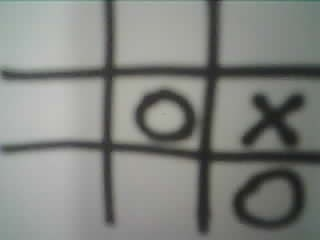
#> input picture latest.jpg, 320 x 240 px; its folder holds only this picture in this run
$ python -i detect.py   (imports and definitions only)
#> lines starting #> are read from the running program, lines starting #| are printed output that depends on the picture; after the words box and inside, x2 and y2 are one past the last pixel; in counts of white or black regions, pixels touching at a corner belong together
from flask import Flask, request, jsonify
import numpy as np
import cv2
import os

# [1 line not run here, left out]

# -------------------- App state --------------------
current_move   = None   # int 1-9, or None when no move is pending
previous_board = None   # last accepted [[row],[row],[row]] for move validation
reset_pending  = False  # True after /reset until motor polls /get-move
motor_ready    = False  # True after motor posts /ready


# -------------------- Vision helpers --------------------

def _cluster_positions(vals, gap=20):
    """Cluster raw pixel positions and return (centroid, vote_count) pairs
    sorted by vote count descending so callers can take the top-N."""
    if not vals:
        return []
    vals = sorted(vals)
    groups = [[vals[0]]]
    for v in vals[1:]:
        if abs(v - groups[-1][-1]) <= gap:
            groups[-1].append(v)
        else:
            groups.append([v])
    # Return (centroid, votes) sorted by votes desc so top-2 = strongest lines
    scored = sorted(
        [(int(sum(g) / len(g)), len(g)) for g in groups],
        key=lambda x: -x[1]
    )
    return scored


def _top2(clusters):
    """Return the 2 highest-vote cluster centroids, sorted by position."""
    top = [pos for pos, _ in clusters[:2]]
    return sorted(top)


# [29 lines left out: function _hough_detect_lines, not called in this run]


def _extract_grid_lines(gray):
    """Detect the 2 vertical and 2 horizontal grid lines.
    Uses adaptive thresholding + morphological projection as the primary method,
    with Hough lines as a fallback for blurry or slightly tilted images.
    Always picks the 2 strongest (highest-vote) lines per axis."""
    h, w = gray.shape

    # Adaptive thresholding is more robust than global Otsu when a dark object
    # (e.g. the machine arm) skews the intensity histogram.
    binary_inv = cv2.adaptiveThreshold(
        gray, 255, cv2.ADAPTIVE_THRESH_GAUSSIAN_C,
        cv2.THRESH_BINARY_INV, 21, 8
    )

    horiz_kernel = cv2.getStructuringElement(cv2.MORPH_RECT, (max(15, w // 8), 1))
    vert_kernel  = cv2.getStructuringElement(cv2.MORPH_RECT, (1, max(15, h // 8)))

    horiz = cv2.morphologyEx(binary_inv, cv2.MORPH_OPEN, horiz_kernel)
    vert  = cv2.morphologyEx(binary_inv, cv2.MORPH_OPEN, vert_kernel)

    horiz_sum = np.sum(horiz > 0, axis=1)
    vert_sum  = np.sum(vert  > 0, axis=0)

    thresh       = 0.25
    y_candidates = np.where(horiz_sum > thresh * horiz_sum.max())[0].tolist() if horiz_sum.max() > 0 else []
    x_candidates = np.where(vert_sum  > thresh * vert_sum.max())[0].tolist()  if vert_sum.max()  > 0 else []

    # Take the 2 strongest clusters per axis
    xs = _top2(_cluster_positions(x_candidates, gap=max(8, w // 40)))
    ys = _top2(_cluster_positions(y_candidates, gap=max(8, h // 40)))

    # Hough fallback: kick in for whichever axis came up short
    if len(xs) < 2 or len(ys) < 2:
        hx, hy = _hough_detect_lines(gray)
        if len(xs) < 2 and len(hx) >= 2:
            print("  [lines] using Hough for X axis")
            xs = hx
        if len(ys) < 2 and len(hy) >= 2:
            print("  [lines] using Hough for Y axis")
            ys = hy

    return xs, ys, horiz, vert


def _pick_two_inner_lines(lines, limit):
    if len(lines) < 2:
        return None
    if len(lines) == 2:
        return sorted(lines)

    best       = None
    best_score = float("inf")

    for i in range(len(lines) - 1):
        for j in range(i + 1, len(lines)):
            a, b = sorted((lines[i], lines[j]))
            dist = b - a
            if dist <= 0:
                continue
            mid           = (a + b) / 2
            center_score  = abs(mid - limit / 2)
            spacing_score = 0 if dist > limit * 0.12 else 1e6
            score         = center_score + spacing_score
            if score < best_score:
                best_score = score
                best       = [a, b]

    return best


def _infer_boundaries_from_inner_lines(inner_lines, limit):
    if inner_lines is None or len(inner_lines) != 2:
        return None
    a, b  = sorted(inner_lines)
    cell  = b - a
    left  = max(0,         int(round(a - cell)))
    right = min(limit - 1, int(round(b + cell)))
    return [left, a, b, right]


def _classify_cell(cell_bgr, gray_path=None):
    gray = cv2.cvtColor(cell_bgr, cv2.COLOR_BGR2GRAY)
    blur = gray


    if gray_path:
        cv2.imwrite(gray_path, blur)

    print(blur.min())
    print(blur.max())

    # Reject blank cells before Otsu — Otsu on a uniform image produces ~50% noise.
    # Count pixels meaningfully darker than the background (ink on paper).
    background = np.percentile(blur, 40)   # bright background level
    print(background)

    dark_ratio  = np.sum(blur < background - 18) / blur.size
    print(f"    std={blur.std():.1f}  dark_ratio={dark_ratio:.3f}")
    if dark_ratio < 0.04:   # less than 4% real dark pixels → blank
        return "."

    _, th = cv2.threshold(blur, 0, 255, cv2.THRESH_BINARY_INV + cv2.THRESH_OTSU)

    h, w  = th.shape
    mx    = max(2, w // 8)
    my    = max(2, h // 8)
    roi   = th[my:h - my, mx:w - mx]

    if roi.size == 0:
        return "."

    ink_ratio = np.count_nonzero(roi) / roi.size
    if ink_ratio < 0.10:
        return "."

    contours, hierarchy = cv2.findContours(roi, cv2.RETR_CCOMP, cv2.CHAIN_APPROX_SIMPLE)
    if not contours:
        return "."

    roi_h, roi_w = roi.shape
    roi_area     = roi_h * roi_w

    good_contours = [
        (i, cnt, cv2.contourArea(cnt))
        for i, cnt in enumerate(contours)
        if cv2.contourArea(cnt) >= 0.08 * roi_area
    ]
    if not good_contours:
        return "."

    # ---------- O score ----------
    best_o_score = -1.0

    for i, cnt, area in good_contours:
        peri = cv2.arcLength(cnt, True)
        if peri <= 0:
            continue

        circularity = 4 * np.pi * area / (peri * peri)
        _, _, ww, hh = cv2.boundingRect(cnt)
        aspect   = ww / max(hh, 1)
        has_hole = hierarchy is not None and hierarchy[0][i][2] != -1

        cx = roi_w // 2
        cy = roi_h // 2
        yy, xx = np.ogrid[:roi_h, :roi_w]
        dist2    = (xx - cx) ** 2 + (yy - cy) ** 2
        outer_r  = min(roi_h, roi_w) * 0.45   # wider ring catches larger O's
        inner_r  = outer_r * 0.50

        ring_mask   = (dist2 <= outer_r ** 2) & (dist2 >= inner_r ** 2)
        center_mask = dist2 <= (inner_r * 0.60) ** 2

        ring_ratio   = np.count_nonzero(roi[ring_mask])   / max(np.count_nonzero(ring_mask),   1)
        center_ratio = np.count_nonzero(roi[center_mask]) / max(np.count_nonzero(center_mask), 1)
        ring_score   = ring_ratio - center_ratio

        o_score = 0.0
        if 0.55 <= circularity <= 1.25: o_score += 1.2  # looser — hand-drawn circles
        if 0.5  <= aspect      <= 2.0:  o_score += 1.0  # allow ovals (taller or wider)
        if has_hole:                    o_score += 1.6   # bonus if hole is clear
        if ring_score > 0.16:           o_score += 1.4
        if ring_score > 0.24:           o_score += 0.8

        best_o_score = max(best_o_score, o_score)

    # ---------- X score ----------
    n           = min(roi_h, roi_w)
    diag1_vals  = []
    diag2_vals  = []

    for i in range(n):
        y  = min(max(int(i * roi_h / n), 0), roi_h - 1)
        x1 = min(max(int(i * roi_w / n), 0), roi_w - 1)
        x2 = min(max(int((n - 1 - i) * roi_w / n), 0), roi_w - 1)
        diag1_vals.append(roi[y, x1] > 0)
        diag2_vals.append(roi[y, x2] > 0)

    diag1_ratio  = np.mean(diag1_vals)
    diag2_ratio  = np.mean(diag2_vals)
    center_box   = roi[roi_h // 3: 2 * roi_h // 3, roi_w // 3: 2 * roi_w // 3]
    center_ratio = np.count_nonzero(center_box) / max(center_box.size, 1)

    x_score = 0.0
    if diag1_ratio > 0.36:                              x_score += 1.2
    if diag2_ratio > 0.36:                              x_score += 1.2
    if diag1_ratio > 0.46 and diag2_ratio > 0.46:      x_score += 1.2
    if center_ratio > 0.18:                             x_score += 0.6

    print(
        f"    ink={ink_ratio:.3f}, O_score={best_o_score:.2f}, "
        f"X_score={x_score:.2f}, diag1={diag1_ratio:.2f}, "
        f"diag2={diag2_ratio:.2f}, center={center_ratio:.2f}"
    )

    # Diagonal veto: if both diagonals carry significant ink it's an X, not an O.
    both_diags = diag1_ratio > 0.28 and diag2_ratio > 0.28
    if best_o_score >= 3.0 and best_o_score >= x_score + 0.7 and not both_diags:
        return "O"
    if x_score >= 2.8 and x_score >= best_o_score + 0.5:
        return "X"
    return "."


def _crop_to_board(img):
    """Crop to the centre third of the frame in both dimensions.
    The board is positioned in the centre of the camera view, and this
    eliminates the pen arm (near the home corner) and blank margins."""
    h, w = img.shape[:2]
    x0, x1 = w // 4, 3 * w // 4
    y0, y1 = h // 3, 5 * h // 6

    # Save annotated full frame so you can verify the crop region
    annotated = img.copy()
    cv2.rectangle(annotated, (x0, y0), (x1, y1), (0, 255, 0), 3)
    cv2.imwrite("debug_box.jpg", annotated)
    print(f"Centre crop: ({x0},{y0}) → ({x1},{y1})")

    return img[y0:y1, x0:x1]


def detect_board(img):
    img = _crop_to_board(img)   # zoom in on the board before detailed analysis

    gray = cv2.cvtColor(img, cv2.COLOR_BGR2GRAY)
    blur = cv2.GaussianBlur(gray, (5, 5), 0)

    xs, ys, _, _ = _extract_grid_lines(blur)

    x_inner = _pick_two_inner_lines(xs, img.shape[1])
    y_inner = _pick_two_inner_lines(ys, img.shape[0])

    xs = _infer_boundaries_from_inner_lines(x_inner, img.shape[1])
    ys = _infer_boundaries_from_inner_lines(y_inner, img.shape[0])

    if xs is None or ys is None:
        raise ValueError("Could not detect 2 vertical and 2 horizontal inner grid lines")

    # Draw only the 2 inner lines per axis (xs/ys[1] and xs/ys[2])
    debug = img.copy()
    for x in (xs[1], xs[2]):
        cv2.line(debug, (x, 0), (x, debug.shape[0] - 1), (0, 255, 0), 2)
    for y in (ys[1], ys[2]):
        cv2.line(debug, (0, y), (debug.shape[1] - 1, y), (0, 255, 0), 2)
    cv2.imwrite("debug_grid.jpg", debug)

    os.makedirs("images", exist_ok=True)

    board = []
    for r in range(3):
        row = []
        for c in range(3):
            x0, x1 = xs[c], xs[c + 1]
            y0, y1 = ys[r], ys[r + 1]

            pad_x = max(2, (x1 - x0) // 10)
            pad_y = max(2, (y1 - y0) // 10)

            cx0 = min(max(x0 + pad_x, 0), img.shape[1] - 1)
            cx1 = min(max(x1 - pad_x, 1), img.shape[1])
            cy0 = min(max(y0 + pad_y, 0), img.shape[0] - 1)
            cy1 = min(max(y1 - pad_y, 1), img.shape[0])

            if cx1 <= cx0 or cy1 <= cy0:
                row.append("?")
                continue

            cell      = img[cy0:cy1, cx0:cx1]
            cell_path = os.path.join("images", f"cell_r{r}_c{c}.jpg")
            gray_path = os.path.join("images", f"cell_r{r}_c{c}_gray.jpg")
            cv2.imwrite(cell_path, cell)

            label = _classify_cell(cell, gray_path=gray_path)
            print(f"Cell ({r},{c}): {label}")
            row.append(label)
        board.append(row)

    return board


# -------------------- Game logic --------------------

_WIN_LINES = [
    [0, 1, 2], [3, 4, 5], [6, 7, 8],
    [0, 3, 6], [1, 4, 7], [2, 5, 8],
    [0, 4, 8], [2, 4, 6],
]


# [117 lines left out: functions _check_winner, _minimax, choose_move, _is_valid_human_move, detect, get_move and 2 more, not called in this run]


# [3 lines that did not run here, left out]


# [2 lines not run here, left out]

>>> import cv2
>>> picture = cv2.imread('latest.jpg')
#> picture is the input picture: shape (240, 320, 3); mean B, G, R 127.2, 131.5, 129
>>> result = detect_board(picture)
#> in _crop_to_board, `cv2.rectangle(annotated, (x0, y0), (x1, y1), (0, 255, 0), 3)`:
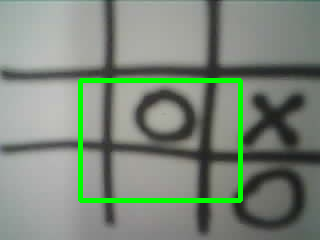
#> annotated: shape (240, 320, 3); 3.63% of pixels changed, all inside (x1, y1, x2, y2) = (78, 78, 243, 203)
#| Centre crop: (80,80) → (240,200)
#> in _extract_grid_lines, `binary_inv = cv2.adaptiveThreshold( gray, 255, cv2.ADAPTIVE_THRESH_GAU..`:
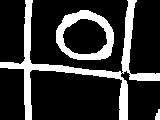
#> binary_inv: shape (120, 160); 20.1% white; 3 white regions, box (x1, y1, x2, y2) and area: (0, 0, 160, 120) 2663, (56, 10, 114, 60) 1155, (155, 109, 160, 120) 40
#> in _extract_grid_lines, `horiz = cv2.morphologyEx(binary_inv, cv2.MORPH_OPEN, horiz_kernel)`:
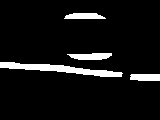
#> horiz: shape (120, 160); 7.3% white; 4 white regions, box (x1, y1, x2, y2) and area: (0, 62, 123, 77) 748, (67, 53, 112, 60) 243, (64, 13, 106, 19) 208, (130, 74, 160, 81) 200
#> in _extract_grid_lines, `vert  = cv2.morphologyEx(binary_inv, cv2.MORPH_OPEN, vert_kernel)`:
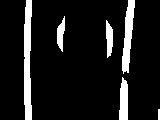
#> vert: shape (120, 160); 10.7% white; 6 white regions, box (x1, y1, x2, y2) and area: (24, 0, 32, 120) 797, (122, 0, 135, 74) 536, (119, 77, 128, 120) 319, (106, 20, 113, 58) 196, (57, 16, 65, 52) 175, (158, 109, 160, 120) 22
#> in _extract_grid_lines, `horiz_sum = np.sum(horiz > 0, axis=1)`: horiz_sum = 120 values, max 75 at index 67, min 0 at index 0, mean 11.66
#> in _extract_grid_lines, `vert_sum  = np.sum(vert  > 0, axis=0)`: vert_sum = 160 values, max 120 at index 26, min 0 at index 0, mean 12.78
#> in _extract_grid_lines, `y_candidates = np.where(horiz_sum > thresh * horiz_sum.max())[0].tolis..`: y_candidates = 31 values from 13 to 80
#> in _extract_grid_lines, `x_candidates = np.where(vert_sum  > thresh * vert_sum.max())[0].tolist..`: x_candidates = [24, 25, 26, 27, 28, 29, 30, 31, 62, 107, 108, 109, 120, 121, 122, 123, 124, 125, 126, 127, 128, 129, 130, 131]
#> in _cluster_positions, `vals = sorted(vals)`: vals has the same summary as x_candidates in _extract_grid_lines
#> in _cluster_positions, `groups = [[vals[0]]]`: groups = [[24]]
#> the loop in _cluster_positions, `for v in vals[1:]:` made 23 passes
#> v on passes 1 to 12: 25, 26, 27, 28, 29, 30, 31, 62, 107, 108, 109, 120
#> after the loop in _cluster_positions, `for v in vals[1:]:`: groups = [[24, 25, 26, 27, 28, 29, 30, 31], [62], [107, 108, 109], [120, 121, 122, 123, 124, 125, 126, 127, 128, 129, 130, 131]]
#> in _cluster_positions, `scored = sorted( [(int(sum(g) / len(g)), len(g)) for g in groups], key..`: scored = [(125, 12), (27, 8), (108, 3), (62, 1)]
#> in _top2, `top = [pos for pos, _ in clusters[:2]]`: top = [125, 27]
#> in _extract_grid_lines, `xs = _top2(_cluster_positions(x_candidates, gap=max(8, w // 40)))`: xs = [27, 125]
#> the loop in _cluster_positions (call 2), `for v in vals[1:]:` made 30 passes
#> v on passes 1 to 12: 14, 15, 16, 17, 18, 53, 54, 55, 56, 57, 58, 59
#> in _extract_grid_lines, `ys = _top2(_cluster_positions(y_candidates, gap=max(8, h // 40)))`: ys = [15, 67]
#> in detect_board, `xs, ys, _, _ = _extract_grid_lines(blur)`: xs = [27, 125]; ys = [15, 67]
#> in detect_board, `x_inner = _pick_two_inner_lines(xs, img.shape[1])`: x_inner = [27, 125]
#> in detect_board, `y_inner = _pick_two_inner_lines(ys, img.shape[0])`: y_inner = [15, 67]
#> in _infer_boundaries_from_inner_lines, `a, b  = sorted(inner_lines)`: a = 27; b = 125
#> in _infer_boundaries_from_inner_lines, `cell  = b - a`: cell = 98
#> in _infer_boundaries_from_inner_lines, `left  = max(0,         int(round(a - cell)))`: left = 0
#> in _infer_boundaries_from_inner_lines, `right = min(limit - 1, int(round(b + cell)))`: right = 159
#> in detect_board, `xs = _infer_boundaries_from_inner_lines(x_inner, img.shape[1])`: xs = [0, 27, 125, 159]
#> in detect_board, `ys = _infer_boundaries_from_inner_lines(y_inner, img.shape[0])`: ys = [0, 15, 67, 119]
#> the loop in detect_board, `for x in (xs[1], xs[2]):` made 2 passes
#> x on passes 1 to 2: 27, 125
#> after the loop in detect_board, `for x in (xs[1], xs[2]):`:
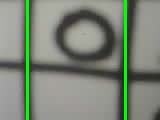
#> debug: shape (120, 160, 3); mean of channels 0, 1, 2 118.4, 133.5, 123.4; drawn as B, G, R
#> the loop in detect_board, `for y in (ys[1], ys[2]):` made 2 passes
#> y on passes 1 to 2: 15, 67
#> after the loop in detect_board, `for y in (ys[1], ys[2]):`:
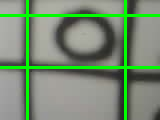
#> debug: shape (120, 160, 3); 4.81% of pixels changed, all inside (x1, y1, x2, y2) = (0, 14, 160, 69); drawn as B, G, R
#> the loop in detect_board, `for r in range(3):` made 3 passes
#> (printed output is left out)
#> after the loop in detect_board, `for r in range(3):`:
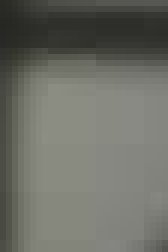
#> cell: shape (42, 28, 3) (shown 6 times larger); mean of channels 0, 1, 2 101.6, 109.6, 108.2; drawn as B, G, R
#> after the loop in detect_board, `for r in range(3):`: board = [['.', '.', '.'], ['.', 'O', '.'], ['.', '.', '.']]
#> result has the same summary as board in detect_board
